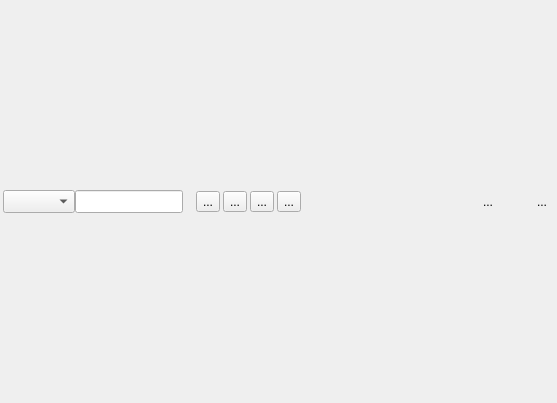
<?xml version="1.0" encoding="UTF-8"?>
<ui version="4.0">
 <class>ScanPopup</class>
 <widget class="QMainWindow" name="ScanPopup">
  <property name="geometry">
   <rect>
    <x>0</x>
    <y>0</y>
    <width>557</width>
    <height>403</height>
   </rect>
  </property>
  <property name="windowTitle">
   <string>Dialog</string>
  </property>
  <widget class="QWidget" name="centralWidget">
   <property name="minimumSize">
    <size>
     <width>280</width>
     <height>100</height>
    </size>
   </property>
   <layout class="QHBoxLayout" name="horizontalLayout_222">
    <property name="leftMargin">
     <number>0</number>
    </property>
    <property name="topMargin">
     <number>0</number>
    </property>
    <property name="rightMargin">
     <number>0</number>
    </property>
    <property name="bottomMargin">
     <number>0</number>
    </property>
    <item>
     <widget class="QFrame" name="outerFrame">
      <property name="frameShape">
       <enum>QFrame::NoFrame</enum>
      </property>
      <property name="frameShadow">
       <enum>QFrame::Raised</enum>
      </property>
      <property name="lineWidth">
       <number>0</number>
      </property>
      <layout class="QVBoxLayout" name="mainLayout">
       <property name="spacing">
        <number>3</number>
       </property>
       <property name="leftMargin">
        <number>3</number>
       </property>
       <property name="topMargin">
        <number>3</number>
       </property>
       <property name="rightMargin">
        <number>3</number>
       </property>
       <property name="bottomMargin">
        <number>3</number>
       </property>
       <item>
        <layout class="QHBoxLayout" name="horizontalLayout_3">
         <item>
          <layout class="QHBoxLayout" name="horizontalLayout">
           <property name="spacing">
            <number>0</number>
           </property>
           <item>
            <widget class="GroupComboBox" name="groupList">
             <property name="sizePolicy">
              <sizepolicy hsizetype="Preferred" vsizetype="Preferred">
               <horstretch>0</horstretch>
               <verstretch>0</verstretch>
              </sizepolicy>
             </property>
             <property name="sizeAdjustPolicy">
              <enum>QComboBox::AdjustToContents</enum>
             </property>
            </widget>
           </item>
           <item>
            <widget class="TranslateBox" name="translateBox">
             <property name="sizePolicy">
              <sizepolicy hsizetype="Preferred" vsizetype="Preferred">
               <horstretch>0</horstretch>
               <verstretch>0</verstretch>
              </sizepolicy>
             </property>
            </widget>
           </item>
          </layout>
         </item>
         <item>
          <layout class="QHBoxLayout" name="horizontalLayout_2">
           <item>
            <widget class="QLabel" name="queryError">
             <property name="enabled">
              <bool>true</bool>
             </property>
             <property name="text">
              <string/>
             </property>
             <property name="pixmap">
              <pixmap resource="resources.qrc">:/icons/warning.png</pixmap>
             </property>
            </widget>
           </item>
           <item>
            <widget class="QToolButton" name="goBackButton">
             <property name="toolTip">
              <string>Back</string>
             </property>
             <property name="text">
              <string>...</string>
             </property>
             <property name="icon">
              <iconset resource="resources.qrc">
               <normaloff>:/icons/previous.png</normaloff>:/icons/previous.png</iconset>
             </property>
            </widget>
           </item>
           <item>
            <widget class="QToolButton" name="goForwardButton">
             <property name="toolTip">
              <string>Forward</string>
             </property>
             <property name="text">
              <string>...</string>
             </property>
             <property name="icon">
              <iconset resource="resources.qrc">
               <normaloff>:/icons/next.png</normaloff>:/icons/next.png</iconset>
             </property>
            </widget>
           </item>
           <item>
            <widget class="QToolButton" name="pronounceButton">
             <property name="toolTip">
              <string>Pronounce Word (Alt+S)</string>
             </property>
             <property name="text">
              <string>...</string>
             </property>
             <property name="icon">
              <iconset resource="resources.qrc">
               <normaloff>:/icons/playsound.png</normaloff>:/icons/playsound.png</iconset>
             </property>
             <property name="shortcut">
              <string>Alt+S</string>
             </property>
             <property name="autoRaise">
              <bool>false</bool>
             </property>
            </widget>
           </item>
           <item>
            <widget class="QToolButton" name="sendWordButton">
             <property name="toolTip">
              <string>Send word to main window (Alt+W)</string>
             </property>
             <property name="text">
              <string notr="true">...</string>
             </property>
             <property name="icon">
              <iconset resource="resources.qrc">
               <normaloff>:/icons/programicon.png</normaloff>:/icons/programicon.png</iconset>
             </property>
             <property name="shortcut">
              <string>Alt+W</string>
             </property>
            </widget>
           </item>
           <item>
            <spacer name="horizontalSpacer">
             <property name="orientation">
              <enum>Qt::Horizontal</enum>
             </property>
             <property name="sizeHint" stdset="0">
              <size>
               <width>0</width>
               <height>20</height>
              </size>
             </property>
            </spacer>
           </item>
           <item>
            <widget class="QToolButton" name="showDictionaryBar">
             <property name="toolTip">
              <string>Shows or hides the dictionary bar</string>
             </property>
             <property name="text">
              <string>...</string>
             </property>
             <property name="icon">
              <iconset resource="resources.qrc">
               <normaloff>:/icons/bookcase.png</normaloff>:/icons/bookcase.png</iconset>
             </property>
             <property name="checkable">
              <bool>true</bool>
             </property>
             <property name="checked">
              <bool>false</bool>
             </property>
             <property name="autoRaise">
              <bool>true</bool>
             </property>
            </widget>
           </item>
           <item>
            <widget class="QToolButton" name="onTopButton">
             <property name="toolTip">
              <string>Always stay on top of all other windows</string>
             </property>
             <property name="text">
              <string notr="true"/>
             </property>
             <property name="icon">
              <iconset resource="resources.qrc">
               <normaloff>:/icons/ontop.png</normaloff>:/icons/ontop.png</iconset>
             </property>
             <property name="checkable">
              <bool>true</bool>
             </property>
             <property name="autoRaise">
              <bool>true</bool>
             </property>
            </widget>
           </item>
           <item>
            <widget class="QToolButton" name="pinButton">
             <property name="toolTip">
              <string>Use this to pin down the window so it would stay on screen,
could be resized or managed in other ways.</string>
             </property>
             <property name="text">
              <string>...</string>
             </property>
             <property name="icon">
              <iconset resource="resources.qrc">
               <normaloff>:/icons/pushpin.png</normaloff>:/icons/pushpin.png</iconset>
             </property>
             <property name="checkable">
              <bool>true</bool>
             </property>
             <property name="autoRaise">
              <bool>true</bool>
             </property>
            </widget>
           </item>
          </layout>
         </item>
        </layout>
       </item>
      </layout>
     </widget>
    </item>
   </layout>
  </widget>
 </widget>
 <customwidgets>
  <customwidget>
   <class>GroupComboBox</class>
   <extends>QComboBox</extends>
   <header>groupcombobox.hh</header>
  </customwidget>
  <customwidget>
   <class>TranslateBox</class>
   <extends>QLineEdit</extends>
   <header>translatebox.hh</header>
  </customwidget>
 </customwidgets>
 <resources>
  <include location="resources.qrc"/>
 </resources>
 <connections/>
</ui>
